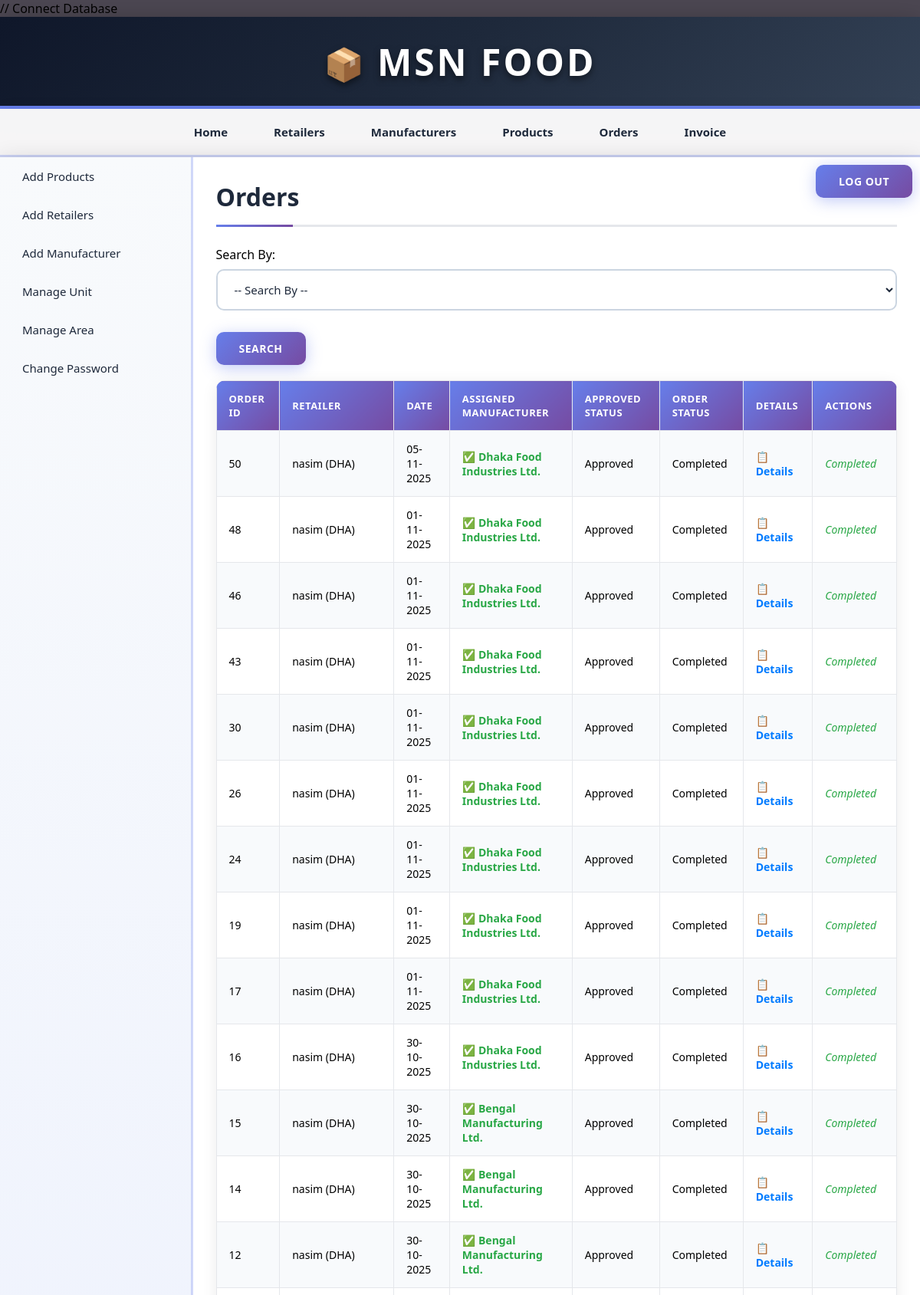
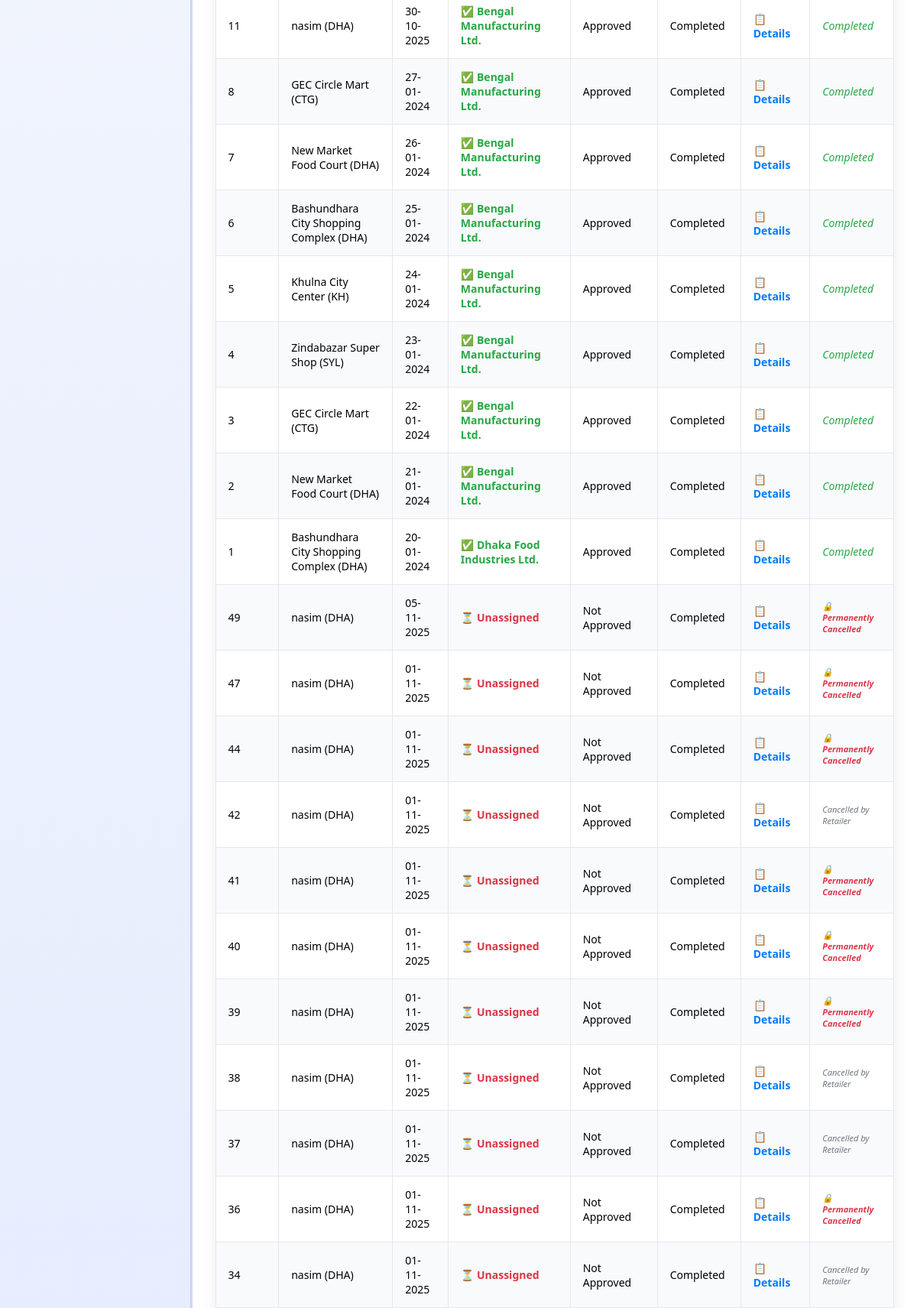
The app's page /admin/view_orders.php (signed in, upper part) with its own data (2 pictures, top to bottom).
### tables this page shows
CREATE TABLE `orders` (
  `order_id` int(11) NOT NULL,
  `retailer_id` int(11) NOT NULL,
  `assigned_manufacturer_id` int(11) DEFAULT NULL,
  `date` date NOT NULL,
  `total_amount` decimal(10,2) NOT NULL,
  `approved` tinyint(1) NOT NULL DEFAULT 0,
  `status` tinyint(1) NOT NULL DEFAULT 0,
  `cancellation_reason` text DEFAULT NULL,
  `cancelled_by` varchar(50) DEFAULT NULL,
  `cancelled_date` datetime DEFAULT NULL
);

CREATE TABLE `retailer` (
  `retailer_id` int(11) NOT NULL,
  `retailer_name` varchar(255) NOT NULL,
  `retailer_email` varchar(255) NOT NULL,
  `retailer_phone` varchar(15) NOT NULL,
  `retailer_address` text NOT NULL,
  `area_id` int(11) NOT NULL,
  `username` varchar(50) NOT NULL,
  `password` varchar(50) NOT NULL,
  `date` timestamp NOT NULL DEFAULT current_timestamp()
);

CREATE TABLE `area` (
  `area_id` int(11) NOT NULL,
  `area_name` varchar(100) NOT NULL,
  `area_code` varchar(10) NOT NULL
);

CREATE TABLE `manufacturer` (
  `man_id` int(11) NOT NULL,
  `man_name` varchar(255) NOT NULL,
  `man_email` varchar(255) NOT NULL,
  `man_phone` varchar(15) NOT NULL,
  `man_address` text NOT NULL,
  `username` varchar(50) NOT NULL,
  `password` varchar(50) NOT NULL,
  `date` timestamp NOT NULL DEFAULT current_timestamp()
);

### admin/view_orders.php (the view, shortened to what this page needs)
<?php
	require("../includes/config.php");
	if(isset($_SESSION['admin_login'])) {
	if($_SERVER['REQUEST_METHOD'] == "POST" && isset($_POST['assign_order'])) {
		$order_id = intval($_POST['order_id']);
		$manufacturer_id = intval($_POST['manufacturer_id']);
		if($order_id > 0 && $manufacturer_id > 0) {
			$query_checkCancel = "SELECT cancelled_by FROM orders WHERE order_id = '$order_id'";
			$result_checkCancel = mysqli_query($con, $query_checkCancel);
			$cancelData = mysqli_fetch_array($result_checkCancel);
			if($cancelData && $cancelData['cancelled_by'] == 'admin') {
				$error = "Cannot reassign orders cancelled by admin. Admin cancellations are permanent.";
			} else {
				$query_assign = "UPDATE orders
								SET assigned_manufacturer_id = '$manufacturer_id',
								    approved = 0,
								    status = 0,
								    cancelled_by = NULL,
								    cancelled_date = NULL,
								    cancellation_reason = NULL
								WHERE order_id = '$order_id'";
				if(mysqli_query($con, $query_assign)) {
					$success = "Order #$order_id successfully assigned to manufacturer!";
				} else {
					$error = "Error assigning order: " . mysqli_error($con);
				}
			}
		}
	}		if($_SERVER['REQUEST_METHOD'] == "POST" && isset($_POST['cmbFilter'])) {
			if(!empty($_POST['txtId'])) {
				$result = validate_number($_POST['txtId']);
				if($result == 1) {
					$order_id = $_POST['txtId'];
					$query_selectOrder = "SELECT o.*, r.retailer_name, r.retailer_phone, a.area_name, a.area_code, m.man_name as manufacturer_name
										 FROM orders o
										 JOIN retailer r ON o.retailer_id = r.retailer_id
										 JOIN area a ON r.area_id = a.area_id
										 LEFT JOIN manufacturer m ON o.assigned_manufacturer_id = m.man_id
										 WHERE o.order_id = '$order_id'";
					$result_selectOrder = mysqli_query($con,$query_selectOrder);
					$row_selectOrder = mysqli_fetch_array($result_selectOrder);
					if(empty($row_selectOrder)){
					   $error = "* No order was found with this ID";
					}
					else {
						mysqli_data_seek($result_selectOrder,0);
					}
				}
				else {
					$error = "* Invalid ID";
				}
			}
					else if(!empty($_POST['cmbRetailer'])) {
						$retailer_id = $_POST['cmbRetailer'];
						$query_selectOrder = "SELECT o.*, r.retailer_name, r.retailer_phone, a.area_name, a.area_code, m.man_name as manufacturer_name
											 FROM orders o
											 JOIN retailer r ON o.retailer_id = r.retailer_id
											 JOIN area a ON r.area_id = a.area_id
											 LEFT JOIN manufacturer m ON o.assigned_manufacturer_id = m.man_id
										 WHERE o.retailer_id = '$retailer_id'
										 ORDER BY CASE WHEN o.cancelled_by IN ('admin', 'retailer') THEN 1 ELSE 0 END, o.assigned_manufacturer_id IS NULL DESC, o.approved, o.order_id DESC";
						$result_selectOrder = mysqli_query($con,$query_selectOrder);
						$row_selectOrder = mysqli_fetch_array($result_selectOrder);
						if(empty($row_selectOrder)){
						   $error = "* No order was found for this retailer";
						}
						else {
							mysqli_data_seek($result_selectOrder,0);
						}
					}
					else if(!empty($_POST['txtDate'])) {
						$date = $_POST['txtDate'];
						$query_selectOrder = "SELECT o.*, r.retailer_name, r.retailer_phone, a.area_name, a.area_code, m.man_name as manufacturer_name
											 FROM orders o
											 JOIN retailer r ON o.retailer_id = r.retailer_id
											 JOIN area a ON r.area_id = a.area_id
											 LEFT JOIN manufacturer m ON o.assigned_manufacturer_id = m.man_id
										 WHERE o.date = '$date'
										 ORDER BY CASE WHEN o.cancelled_by IN ('admin', 'retailer') THEN 1 ELSE 0 END, o.assigned_manufacturer_id IS NULL DESC, o.approved, o.order_id DESC";
						$result_selectOrder = mysqli_query($con,$query_selectOrder);
						$row_selectOrder = mysqli_fetch_array($result_selectOrder);
						if(empty($row_selectOrder)){
						   $error = "* No order was found for the selected Date";
						}
						else {
							mysqli_data_seek($result_selectOrder,0);
						}
					}
					else if(!empty($_POST['cmbStatus'])) {
						if($_POST['cmbStatus'] == "zero") {
							$status = 0;
						}
						else {
							$status = $_POST['cmbStatus'];
						}
						$query_selectOrder = "SELECT o.*, r.retailer_name, r.retailer_phone, a.area_name, a.area_code, m.man_name as manufacturer_name
											 FROM orders o
											 JOIN retailer r ON o.retailer_id = r.retailer_id
											 JOIN area a ON r.area_id = a.area_id
											 LEFT JOIN manufacturer m ON o.assigned_manufacturer_id = m.man_id
										 WHERE o.status = '$status'
										 ORDER BY CASE WHEN o.cancelled_by IN ('admin', 'retailer') THEN 1 ELSE 0 END, o.assigned_manufacturer_id IS NULL DESC, o.approved, o.order_id DESC";
						$result_selectOrder = mysqli_query($con,$query_selectOrder);
						$row_selectOrder = mysqli_fetch_array($result_selectOrder);
						if(empty($row_selectOrder)){
						   $error = "* No order was found";
						}
						else {
							mysqli_data_seek($result_selectOrder,0);
						}
					}
					else if(!empty($_POST['cmbApproved'])) {
						if($_POST['cmbApproved'] == "zero") {
							$approved = 0;
						}
						else {
							$approved = $_POST['cmbApproved'];
						}
						$query_selectOrder = "SELECT o.*, r.retailer_name, r.retailer_phone, a.area_name, a.area_code, m.man_name as manufacturer_name
											 FROM orders o
											 JOIN retailer r ON o.retailer_id = r.retailer_id
											 JOIN area a ON r.area_id = a.area_id
											 LEFT JOIN manufacturer m ON o.assigned_manufacturer_id = m.man_id
										 WHERE o.approved = '$approved'
										 ORDER BY CASE WHEN o.cancelled_by IN ('admin', 'retailer') THEN 1 ELSE 0 END, o.assigned_manufacturer_id IS NULL DESC, o.order_id DESC";
						$result_selectOrder = mysqli_query($con,$query_selectOrder);
						$row_selectOrder = mysqli_fetch_array($result_selectOrder);
						if(empty($row_selectOrder)){
						   $error = "* No order was found";
						}
						else {
							mysqli_data_seek($result_selectOrder,0);
						}
					}
					else {
						$error = "* Please enter the data to search for.";
					}
		}
		else {
			$query_selectOrder = "SELECT o.*, r.retailer_name, r.retailer_phone, a.area_name, a.area_code, m.man_name as manufacturer_name
								 FROM orders o
								 JOIN retailer r ON o.retailer_id = r.retailer_id
								 JOIN area a ON r.area_id = a.area_id
							 LEFT JOIN manufacturer m ON o.assigned_manufacturer_id = m.man_id
							 ORDER BY CASE WHEN o.cancelled_by IN ('admin', 'retailer') THEN 1 ELSE 0 END, o.assigned_manufacturer_id IS NULL DESC, o.approved, o.order_id DESC";
		$result_selectOrder = mysqli_query($con,$query_selectOrder);
		}
	}
	else {
		header('Location:../index.php');
		exit();
	}
?>
<!DOCTYPE html>
<html>
<head>
	<link rel="stylesheet" href="../includes/main_style.css" >
	<link rel="stylesheet" href="css/smoothness/jquery-ui.css">
</head>
<body>
	<?php
		include("../includes/header.inc.php");
		include("../includes/nav_admin.inc.php");
		include("../includes/aside_admin.inc.php");
	?>
	<section>
		<h1>Orders</h1>
		<form action="" method="POST" class="form">
			Search By:
			<div class="input-box">
			<select name="cmbFilter" id="cmbFilter">
			<option value="" disabled selected>-- Search By --</option>
			</select>
			</div>
			<input type="submit" class="submit_button" value="Search" />
		</form>
		<form action="" method="POST" class="form">
		<table class="table_displayData" style="margin-top:20px;">
			<tr>
				<th> Order ID </th>
				<th> Retailer </th>
				<th> Date </th>
				<th> Assigned Manufacturer </th>
				<th> Approved Status </th>
				<th> Order Status </th>
				<th> Details </th>
				<th> Actions </th>
			</tr>
			<?php $i=1; while($row_selectOrder = mysqli_fetch_array($result_selectOrder)) { ?>
			<tr>
				<td> <?php echo $row_selectOrder['order_id']; ?> </td>
				<td> <?php echo $row_selectOrder['retailer_name'] . ' (' . $row_selectOrder['area_code'] . ')'; ?> </td>
				<td> <?php echo date("d-m-Y",strtotime($row_selectOrder['date'])); ?> </td>
				<td>
					<?php
					if(!empty($row_selectOrder['manufacturer_name'])) {
						echo '<span style="color: #28a745; font-weight: bold;">✅ ' . $row_selectOrder['manufacturer_name'] . '</span>';
					} else {
						echo '<span style="color: #dc3545; font-weight: bold;">⏳ Unassigned</span>';
					}
					?>
				</td>
				<td>
					<?php
						if($row_selectOrder['approved'] == 0) {
							echo "Not Approved";
						}
						else {
							echo "Approved";
						}
					?>
				</td>
				<td>
					<?php
						if($row_selectOrder['status'] == 0) {
							echo "Pending";
						}
						else {
							echo "Completed";
						}
					?>
				</td>
				<td> <a href="view_order_items.php?id=<?php echo $row_selectOrder['order_id']; ?>" style="color: #007bff; text-decoration: none; font-weight: bold;">📋 Details</a> </td>
				<td>
					<?php if(empty($row_selectOrder['manufacturer_name']) && $row_selectOrder['status'] == 0): ?>
						<form method="POST" style="display: inline-block;">
							<input type="hidden" name="order_id" value="<?php echo $row_selectOrder['order_id']; ?>">
							<select name="manufacturer_id" style="padding: 4px; margin-right: 5px; border: 1px solid #ccc; border-radius: 4px; font-size: 11px;" required>
								<option value="">Select Manufacturer</option>
								<?php
								$query_manufacturers = "SELECT man_id, man_name FROM manufacturer ORDER BY man_name";
								$result_manufacturers = mysqli_query($con, $query_manufacturers);
								while($manufacturer = mysqli_fetch_array($result_manufacturers)) {
								?>
									<option value="<?php echo $manufacturer['man_id']; ?>">
										<?php echo $manufacturer['man_name']; ?>
									</option>
								<?php } ?>
							</select>
							<button type="submit" name="assign_order"
									style="background: linear-gradient(135deg, #28a745 0%, #20c997 100%); color: white; border: none; padding: 4px 8px; border-radius: 4px; cursor: pointer; font-size: 11px; font-weight: bold;">
								🎯 Assign
							</button>
						</form>
						<button type="button" onclick="cancelOrder(<?php echo $row_selectOrder['order_id']; ?>, 'admin')"
								class="cancel-btn"
								style="background: linear-gradient(135deg, #dc3545 0%, #c82333 100%); color: white; border: none; padding: 6px 12px; border-radius: 15px; cursor: pointer; font-size: 12px; font-weight: bold; transition: all 0.3s ease; margin-left: 5px;">
							🗑️ Cancel
						</button>
					<?php elseif($row_selectOrder['status'] == 2): ?>
						<span style="color: <?php echo ($row_selectOrder['cancelled_by'] == 'admin') ? '#dc3545' : '#6c757d'; ?>; font-style: italic; font-size: 11px; font-weight: <?php echo ($row_selectOrder['cancelled_by'] == 'admin') ? 'bold' : 'normal'; ?>;">
							<?php if($row_selectOrder['cancelled_by'] == 'admin'): ?>
								🔒 Permanently Cancelled
							<?php else: ?>
								Cancelled by <?php echo ucfirst($row_selectOrder['cancelled_by']); ?>
							<?php endif; ?>
						</span>
					<?php else: ?>
						<span style="color: #28a745; font-style: italic;">Completed</span>
					<?php endif; ?>
				</td>
			</tr>
			<?php $i++; } ?>
		</table>
		</form>
	</section>
	<?php
		include("../includes/footer.inc.php");
	?>
</body>
</html>

### includes/main_style.css (style rules this page uses)
* { font-family: "Segoe UI", Tahoma, Geneva, Verdana, sans-serif; margin: 0; padding: 0; box-sizing: border-box; }
body { width: 100%; max-width: 1600px; margin: 0 auto; background: linear-gradient(135deg, #4c4752 0%, #4c4752 100%); background-attachment: fixed; min-height: 100vh; }
a { text-decoration: none; transition: all 0.3s ease; }
.input-box { display: block; margin: 8px 0; }
.input-box select { width: 100%; padding: 14px 18px; border: 2px solid #cbd5e1; border-radius: 10px; font-size: 15px; background: rgba(255, 255, 255, 0.7); transition: all 0.3s ease; color: #1e293b; font-weight: 500; cursor: pointer; }
.submit_button { font-size: 16px; margin-top: 20px; margin-right: 10px; padding: 12px 30px; background: linear-gradient(135deg, #667eea 0%, #764ba2 100%); border: none; color: white; border-radius: 10px; font-weight: 700; cursor: pointer; transition: all 0.3s ease; box-shadow: 0 4px 20px rgba(102, 126, 234, 0.4); letter-spacing: 0.5px; text-transform: uppercase; font-size: 14px; }
section { width: 100%; padding: 30px; min-height: 500px; }
section h1 { margin-bottom: 25px; font-weight: 700; color: #1e293b; font-size: 32px; padding-bottom: 15px; border-bottom: 3px solid #e5e7eb; position: relative; }
section h1::after { content: ""; position: absolute; bottom: -3px; left: 0; width: 100px; height: 3px; background: linear-gradient(90deg, #667eea 0%, #764ba2 100%); }
table { border-collapse: collapse; width: 100%; }
.table_displayData { box-shadow: 0 4px 20px rgba(0, 0, 0, 0.08); border-radius: 12px; overflow: hidden; background: white; }
.table_displayData td, .table_displayData th { border: 1px solid #e5e7eb; padding: 14px 16px; text-align: left; font-size: 14px; }
.table_displayData th { background: linear-gradient(135deg, #667eea 0%, #764ba2 100%); color: white; font-weight: 600; text-transform: uppercase; letter-spacing: 0.5px; font-size: 13px; }
.table_displayData tr:nth-child(even) { background-color: #f8fafc; }

### records on screen
orders: order_id "50", retailer.retailer_name "nasim", area.area_code "DHA", date "05-11-2025", manufacturer.man_name "Dhaka Food Industries Ltd.", approved "Approved", status "Completed"
orders: order_id "48", retailer.retailer_name "nasim", area.area_code "DHA", date "01-11-2025", manufacturer.man_name "Dhaka Food Industries Ltd.", approved "Approved", status "Completed"
orders: order_id "46", retailer.retailer_name "nasim", area.area_code "DHA", date "01-11-2025", manufacturer.man_name "Dhaka Food Industries Ltd.", approved "Approved", status "Completed"
orders: order_id "43", retailer.retailer_name "nasim", area.area_code "DHA", date "01-11-2025", manufacturer.man_name "Dhaka Food Industries Ltd.", approved "Approved", status "Completed"
orders: order_id "30", retailer.retailer_name "nasim", area.area_code "DHA", date "01-11-2025", manufacturer.man_name "Dhaka Food Industries Ltd.", approved "Approved", status "Completed"
orders: order_id "26", retailer.retailer_name "nasim", area.area_code "DHA", date "01-11-2025", manufacturer.man_name "Dhaka Food Industries Ltd.", approved "Approved", status "Completed"
orders: order_id "24", retailer.retailer_name "nasim", area.area_code "DHA", date "01-11-2025", manufacturer.man_name "Dhaka Food Industries Ltd.", approved "Approved", status "Completed"
orders: order_id "19", retailer.retailer_name "nasim", area.area_code "DHA", date "01-11-2025", manufacturer.man_name "Dhaka Food Industries Ltd.", approved "Approved", status "Completed"
orders: order_id "17", retailer.retailer_name "nasim", area.area_code "DHA", date "01-11-2025", manufacturer.man_name "Dhaka Food Industries Ltd.", approved "Approved", status "Completed"
orders: order_id "16", retailer.retailer_name "nasim", area.area_code "DHA", date "30-10-2025", manufacturer.man_name "Dhaka Food Industries Ltd.", approved "Approved", status "Completed"
orders: order_id "15", retailer.retailer_name "nasim", area.area_code "DHA", date "30-10-2025", manufacturer.man_name "Bengal Manufacturing Ltd.", approved "Approved", status "Completed"
orders: order_id "14", retailer.retailer_name "nasim", area.area_code "DHA", date "30-10-2025", manufacturer.man_name "Bengal Manufacturing Ltd.", approved "Approved", status "Completed"
orders: order_id "12", retailer.retailer_name "nasim", area.area_code "DHA", date "30-10-2025", manufacturer.man_name "Bengal Manufacturing Ltd.", approved "Approved", status "Completed"
orders: order_id "11", retailer.retailer_name "nasim", area.area_code "DHA", date "30-10-2025", manufacturer.man_name "Bengal Manufacturing Ltd.", approved "Approved", status "Completed"
orders: order_id "8", retailer.retailer_name "GEC Circle Mart", area.area_code "CTG", date "27-01-2024", manufacturer.man_name "Bengal Manufacturing Ltd.", approved "Approved", status "Completed"
orders: order_id "7", retailer.retailer_name "New Market Food Court", area.area_code "DHA", date "26-01-2024", manufacturer.man_name "Bengal Manufacturing Ltd.", approved "Approved", status "Completed"
orders: order_id "6", retailer.retailer_name "Bashundhara City Shopping Complex", area.area_code "DHA", date "25-01-2024", manufacturer.man_name "Bengal Manufacturing Ltd.", approved "Approved", status "Completed"
orders: order_id "5", retailer.retailer_name "Khulna City Center", area.area_code "KH", date "24-01-2024", manufacturer.man_name "Bengal Manufacturing Ltd.", approved "Approved", status "Completed"
orders: order_id "4", retailer.retailer_name "Zindabazar Super Shop", area.area_code "SYL", date "23-01-2024", manufacturer.man_name "Bengal Manufacturing Ltd.", approved "Approved", status "Completed"
orders: order_id "3", retailer.retailer_name "GEC Circle Mart", area.area_code "CTG", date "22-01-2024", manufacturer.man_name "Bengal Manufacturing Ltd.", approved "Approved", status "Completed"
orders: order_id "2", retailer.retailer_name "New Market Food Court", area.area_code "DHA", date "21-01-2024", manufacturer.man_name "Bengal Manufacturing Ltd.", approved "Approved", status "Completed"
orders: order_id "1", retailer.retailer_name "Bashundhara City Shopping Complex", area.area_code "DHA", date "20-01-2024", manufacturer.man_name "Dhaka Food Industries Ltd.", approved "Approved", status "Completed"
orders: order_id "49", retailer.retailer_name "nasim", area.area_code "DHA", date "05-11-2025", shows "⏳ Unassigned", approved "Not Approved", status "Completed"
orders: order_id "47", retailer.retailer_name "nasim", area.area_code "DHA", date "01-11-2025", shows "⏳ Unassigned", approved "Not Approved", status "Completed"
orders: order_id "44", retailer.retailer_name "nasim", area.area_code "DHA", date "01-11-2025", shows "⏳ Unassigned", approved "Not Approved", status "Completed"
orders: order_id "42", retailer.retailer_name "nasim", area.area_code "DHA", date "01-11-2025", shows "⏳ Unassigned", approved "Not Approved", status "Completed", cancelled_by "Retailer"
orders: order_id "41", retailer.retailer_name "nasim", area.area_code "DHA", date "01-11-2025", shows "⏳ Unassigned", approved "Not Approved", status "Completed"
orders: order_id "40", retailer.retailer_name "nasim", area.area_code "DHA", date "01-11-2025", shows "⏳ Unassigned", approved "Not Approved", status "Completed"
orders: order_id "39", retailer.retailer_name "nasim", area.area_code "DHA", date "01-11-2025", shows "⏳ Unassigned", approved "Not Approved", status "Completed"
orders: order_id "38", retailer.retailer_name "nasim", area.area_code "DHA", date "01-11-2025", shows "⏳ Unassigned", approved "Not Approved", status "Completed", cancelled_by "Retailer"
orders: order_id "37", retailer.retailer_name "nasim", area.area_code "DHA", date "01-11-2025", shows "⏳ Unassigned", approved "Not Approved", status "Completed", cancelled_by "Retailer"
orders: order_id "36", retailer.retailer_name "nasim", area.area_code "DHA", date "01-11-2025", shows "⏳ Unassigned", approved "Not Approved", status "Completed"
orders: order_id "34", retailer.retailer_name "nasim", area.area_code "DHA", date "01-11-2025", shows "⏳ Unassigned", approved "Not Approved", status "Completed", cancelled_by "Retailer"
